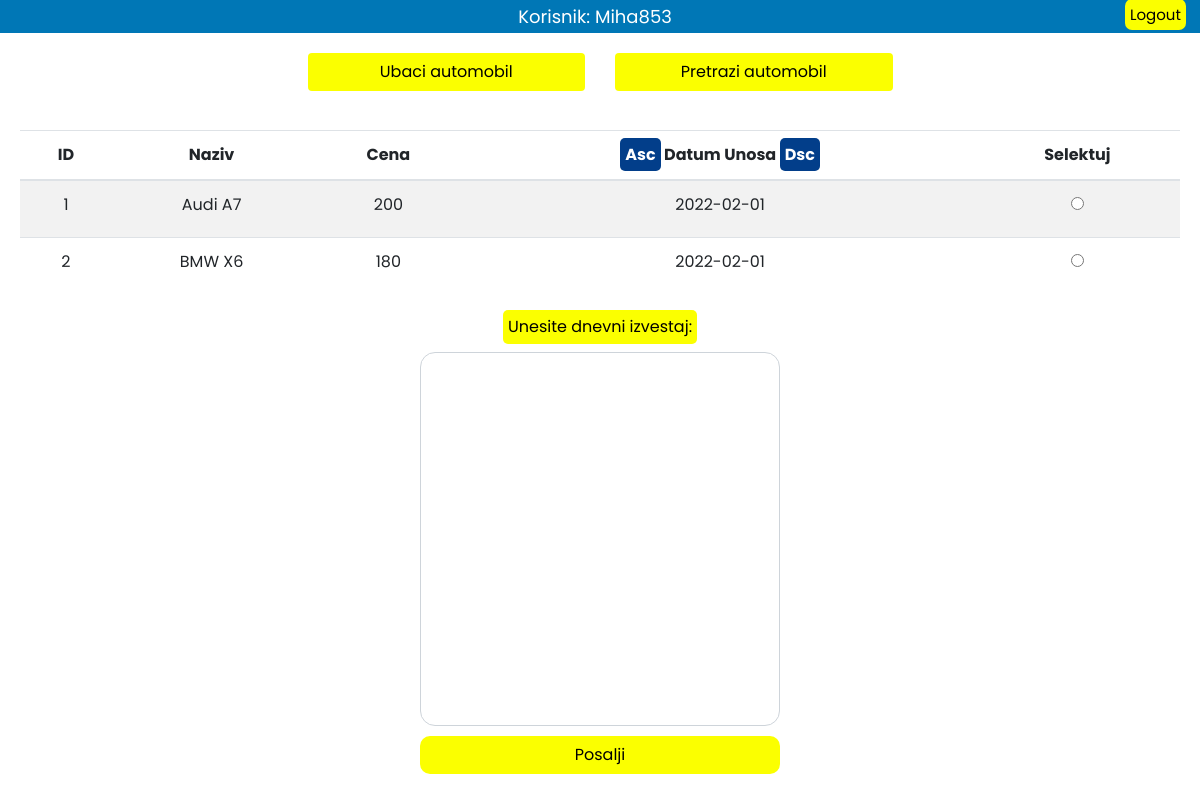
/home.php (signed in), run on the app's committed database.
### tables this page shows
CREATE TABLE `automobili` (
  `Automobil_ID` int(11) NOT NULL,
  `Naziv` varchar(100) NOT NULL,
  `Cena` decimal(11,0) NOT NULL,
  `DatumUnosa` date DEFAULT NULL,
  `Radnik_ID` int(11) NOT NULL
);

### model/user.php (called while the page is built, shortened)
<?php
class User{
    public static function getAll(mysqli $conn)
    {
        $query = "SELECT * FROM zaposleni";
        return $conn->query($query);
    }
}
?>

### model/automobil.php (called while the page is built, shortened)
<?php
class Automobil{
    public static function getAll(mysqli $conn)
    {
        $query = "SELECT * FROM automobili";
        return $conn->query($query);
    }
}
?>

### home.php (the view, shortened to what this page needs)
<?php
require "dbBroker.php";
require "model/automobil.php";
require "model/user.php";
$rezultat = Automobil::getAll($conn);
$rezultat_1 = User::getAll($conn);
?>
<!DOCTYPE html>
<html lang="en">
<head>
    <link rel="stylesheet" href="https://maxcdn.bootstrapcdn.com/bootstrap/4.0.0/css/bootstrap.min.css">
    <link rel="stylesheet" href="css/home.css">
</head>
<?php
if($_SESSION['username'] != "admin"){
    if(!$rezultat_1){
        echo "Nastala je greska prilikom izvodjenja upita <br>";
        die();
    }else{
    ?>
<body >
<?php
    }
}else{
?>
<body>
<?php
}
?>
<div class="container_float" style="width: 100%; background-color: #0077B6; border-bottom-left-radius: 0px; border-bottom-right-radius: 0px; margin-bottom: 20px;  padding: 3px;">
    <div class="row">
    <div class="col-md-1" style="color: white;">
        </div>
        <div class="col-md-4" id="Div_Username" style="color: white; margin-right: auto; margin-left: auto;">
            <p style="text-align: center; margin-top: auto; margin-bottom: auto; font-size: 18px; margin-right: 10px;">
            Korisnik: <?php echo $_SESSION['username'] ?></p>
        </div>
        <div class="col-md-1" id="Div_Logout" style="color: white;">
            <a href="logout.php" id = "logout">
            Logout</a>
        </div>
    </div>
</div>
<div class="row">
    <div class="col-md-3">
    </div>
    <div class="col-md-3">
        <button id="btn-dodaj-automobil" type="button" class="btn btn-block" style="margin-bottom: 27px;" data-toggle="modal" data-target="#myModal1">Ubaci automobil</button>
    </div>
    <div class="col-md-3">
        <button id="btn-pretraga-automobila" class="btn btn-block" data-toggle="modal" data-target="#myModal2"> Pretrazi automobil</button>
    </div>
    <div class="col-md-3">
    </div>
</div>
<div id="pregled" class="panel panel-success" style="margin-top: 1%;">
    <div class="panel-body">
        <table id="myTable1" class="table table-hover table-striped" style="background-color: rgba(255, 255, 255, 0.9); border-radius: 10px;" >
            <thead class ="thead">
            <tr >
                <th scope="col">ID</th>
                <th scope="col">Naziv</th>
                <th scope="col">Cena</th>
                <th scope="col">
                    <a onclick="sortTableAsc1();" class="sort-link">Asc</a>
                    Datum Unosa
                    <a onclick="sortTableDsc1();" class="sort-link">Dsc</a>
                </th>
                <th scope="col">Selektuj</th>
            </tr>
            </thead>
            <tbody>
            <?php
                while($red = $rezultat->fetch_array()):
            ?>
                <tr>
                    <td><?php echo $red["Automobil_ID"] ?></td>
                    <td><?php echo $red["Naziv"] ?></td>
                    <td><?php echo $red["Cena"] ?></td>
                    <td style="text-align: center;"><?php echo $red["DatumUnosa"] ?></td>
                    <td>
                        <label class="custom-radio-btn">
                            <input type="radio" name="radio-automobili" id="radio-automobili" value=<?php echo $red["Automobil_ID"] ?> >
                        </label>
                    </td>
                </tr>
                <?php
                endwhile;
                ?>
            </tbody>
        </table>
    </div>
</div>
<?php
if($_SESSION['username'] != "admin"){
    if(!$rezultat_1){
        echo "Nastala je greska prilikom izvodjenja upita <br>";
        die();
    }else{
    ?>
    <form action="#" method="post" id="dodajIzvestaj" style="text-align: center;">
    <div id="dnevniIzvestaj" class="form-group" style="margin-right: auto; margin-left: auto;">
        <label for="" style="background-color: #fbff00; color: black !important; border-radius: 5px; padding: 5px;"> Unesite dnevni izvestaj: </label>
    <textarea name="txt-izvestaj" id="txt-izvestaj" rows="15" class="form-control" style="margin-right: auto; margin-left: auto; border-radius: 15px; width: 30%; resize: none;"></textarea>
    <div class="form-group">
    <button id="btnPosaljiIzvestaj" type="submit" class="btn btn-block"
    style="background-color: #fbff00; border-radius: 10px; color: black; width: 30%; text-align: center; margin-right: auto; margin-left: auto; margin-top: 10px;">
    Posalji
    </button>
    </div>
    </div>
    </form>
<?php
    }
}
?>
<br>
<br>
<br>
<br>
<br>
<br>
</body>
</html>

### css/home.css (style rules this page uses)
* { font-family: 'Poppins'; }
body { height: 100vh; overflow-y: auto; overflow-x: hidden; background-image: url("http://stevenjbarnes.com/wp-content/uploads/revslider/splash-creative-light-01-animated/Slider-CL01-Background.png"); }
#logout { color: black; background-color: #fbff00; text-align: center; font-size: 15px; margin-right: 0; text-decoration: none; border-radius: 7px; padding: 5px; text-align: right; margin-right: 0; }
.panel-body { margin-right: 20px; margin-left: 20px; }
.sort-link { background-color: #023E8A; color: white !important; border-radius: 5px; padding: 5px; }
th, td { text-align: center; }
#btn-dodaj-zaposlenog, #btn-pretraga-zaposlenog, #btn-dodaj-automobil, #btn-pretraga-automobila { background-color:#fbff00; color: rgb(0, 0, 0); }

### data on the page
automobili: Automobil_ID "1", Naziv "Audi A7", Cena "200", DatumUnosa "2022-02-01"
automobili: Automobil_ID "2", Naziv "BMW X6", Cena "180", DatumUnosa "2022-02-01"

### other printed values
$_SESSION['username'] "Miha853"
